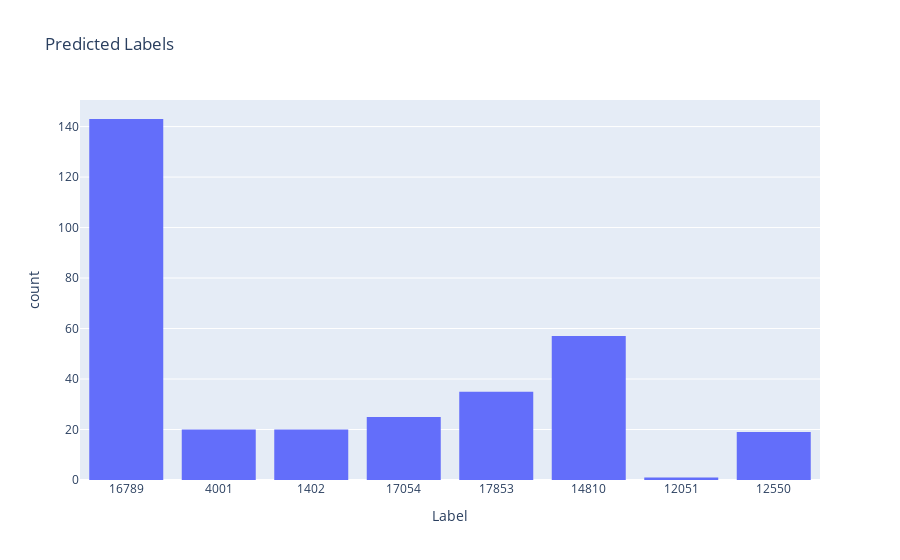

Here is the notebook cell this chart was saved with:
### Code cell
fig = px.histogram(df, x="Label", title='Predicted Labels')
fig.show()

### Figure 1 — Plotly figure (JSON) as saved in the notebook; plotly's stock layout.template omitted (floating-point values rounded to 4 significant figures; data arrays with more than 128 entries replaced by an {"elided": "..."} marker saying what was removed)
{"data": [{"alignmentgroup": "True", "bingroup": "x", "hovertemplate": "Label=%{x}<br>count=%{y}<extra></extra>", "legendgroup": "", "marker": {"color": "#636efa", "pattern": {"shape": ""}}, "name": "", "offsetgroup": "", "orientation": "v", "showlegend": false, "type": "histogram", "x": {"elided": "320 str values"}, "xaxis": "x", "yaxis": "y"}], "layout": {"autosize": true, "barmode": "relative", "legend": {"tracegroupgap": 0}, "title": {"text": "Predicted Labels"}, "xaxis": {"anchor": "y", "autorange": true, "domain": [0, 1], "range": [-0.5, 7.5], "title": {"text": "Label"}, "type": "category"}, "yaxis": {"anchor": "x", "autorange": true, "domain": [0, 1], "range": [0, 150.5], "title": {"text": "count"}}}}
